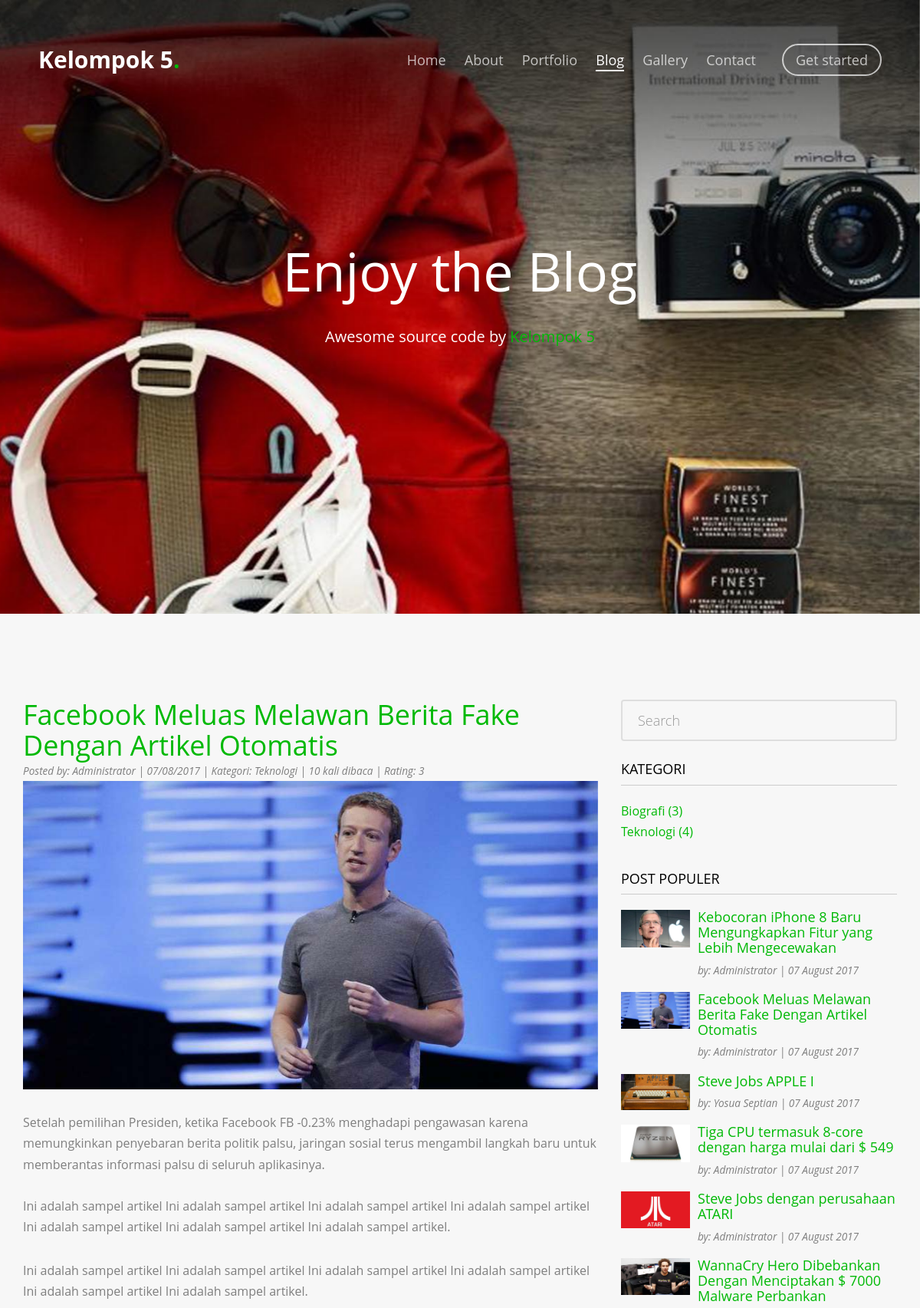
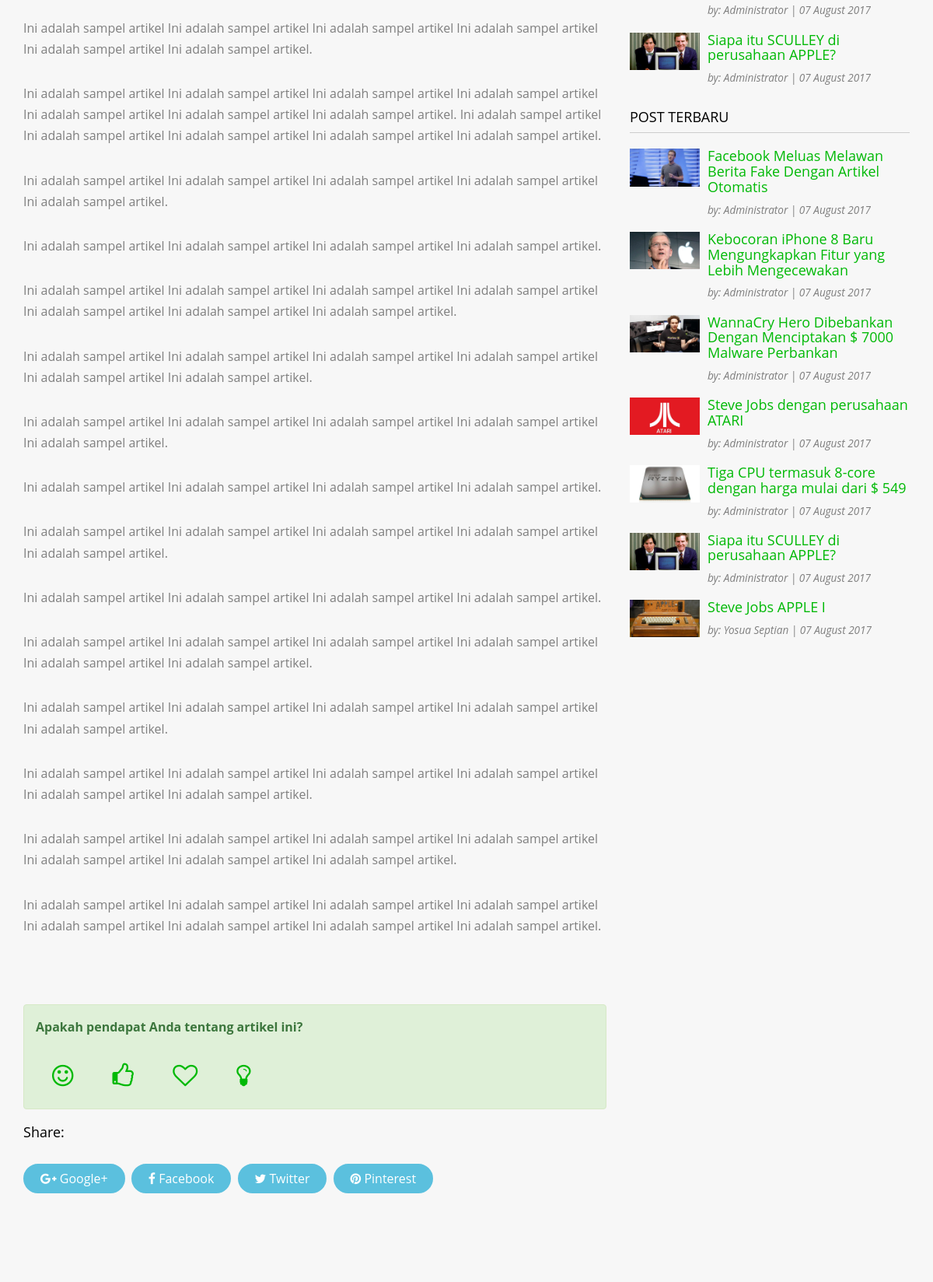
Page /artikel/facebook-meluas-melawan-berita-fake-dengan-artikel-otomatis.html (upper part) on the committed database (2 pictures, top to bottom).
### tables this page shows
CREATE TABLE IF NOT EXISTS `tbl_tulisan` (
  `tulisan_id` int(11) NOT NULL AUTO_INCREMENT,
  `tulisan_judul` varchar(200) DEFAULT NULL,
  `tulisan_isi` text,
  `tulisan_tanggal` timestamp NULL DEFAULT CURRENT_TIMESTAMP,
  `tulisan_kategori_id` int(11) DEFAULT NULL,
  `tulisan_kategori_nama` varchar(30) DEFAULT NULL,
  `tulisan_views` int(11) DEFAULT '0',
  `tulisan_gambar` varchar(40) DEFAULT NULL,
  `tulisan_pengguna_id` int(11) DEFAULT NULL,
  `tulisan_author` varchar(40) DEFAULT NULL,
  `tulisan_img_slider` int(2) NOT NULL DEFAULT '0',
  `tulisan_slug` varchar(250) DEFAULT NULL,
  `tulisan_rating` int(11) DEFAULT '0',
  PRIMARY KEY (`tulisan_id`),
  KEY `tulisan_kategori_id` (`tulisan_kategori_id`),
  KEY `tulisan_pengguna_id` (`tulisan_pengguna_id`)
);

CREATE TABLE IF NOT EXISTS `tbl_kategori` (
  `kategori_id` int(11) NOT NULL AUTO_INCREMENT,
  `kategori_nama` varchar(30) DEFAULT NULL,
  `kategori_tanggal` timestamp NULL DEFAULT CURRENT_TIMESTAMP,
  PRIMARY KEY (`kategori_id`)
);

### application/controllers/Blog.php (called while the page is built, shortened)
<?php
class Blog extends CI_Controller{
	function __construct(){
		$this->load->model('m_tulisan');
		$this->load->model('m_pengunjung');
	}
	function detail($slug){
		$data=$this->m_tulisan->get_berita_by_slug($slug);
		$q=$data->row_array();
		$kode=$q['tulisan_id'];
		$this->m_tulisan->count_views($kode);
		$x['rate']=$this->m_tulisan->cek_ip_rate($kode);
		$x['data']=$this->m_tulisan->get_berita_by_slug($slug);
		$x['populer']=$this->m_tulisan->get_tulisan_populer();
		$x['terbaru']=$this->m_tulisan->get_tulisan_terbaru();
		$x['kat']=$this->m_tulisan->get_kategori_for_blog();
		$this->load->view('v_blog_detail',$x);
	}
}

### index.php (called while the page is built, shortened)
<?php
require_once BASEPATH.'core/CodeIgniter.php';

### application/models/M_tulisan.php (called while the page is built, shortened)
<?php
class M_tulisan extends CI_Model{
	function get_berita_by_slug($slug){
		$hsl=$this->db->query("SELECT tbl_tulisan.*,DATE_FORMAT(tulisan_tanggal,'%d/%m/%Y') AS tanggal FROM tbl_tulisan where tulisan_slug='$slug'");
		return $hsl;
	}
	function count_views($kode){
        $user_ip=$_SERVER['REMOTE_ADDR'];
        $cek_ip=$this->db->query("SELECT * FROM tbl_post_views WHERE views_ip='$user_ip' AND views_tulisan_id='$kode' AND DATE(views_tanggal)=CURDATE()");
        if($cek_ip->num_rows() <= 0){
            $this->db->trans_start();
				$this->db->query("INSERT INTO tbl_post_views (views_ip,views_tulisan_id) VALUES('$user_ip','$kode')");
				$this->db->query("UPDATE tbl_tulisan SET tulisan_views=tulisan_views+1 where tulisan_id='$kode'");
			$this->db->trans_complete();
			if($this->db->trans_status()==TRUE){
				return TRUE;
			}else{
				return FALSE;
			}
        }
    }
    function get_tulisan_populer(){
		$hasil=$this->db->query("SELECT tbl_tulisan.*,DATE_FORMAT(tulisan_tanggal,'%d %M %Y') AS tanggal FROM tbl_tulisan ORDER BY tulisan_views DESC limit 10");
		return $hasil;
	}
	function get_tulisan_terbaru(){
		$hasil=$this->db->query("SELECT tbl_tulisan.*,DATE_FORMAT(tulisan_tanggal,'%d %M %Y') AS tanggal FROM tbl_tulisan ORDER BY tulisan_id DESC limit 10");
		return $hasil;
	}
	function get_kategori_for_blog(){
		$hasil=$this->db->query("SELECT COUNT(tulisan_kategori_id) AS jml,kategori_id,kategori_nama FROM tbl_tulisan JOIN tbl_kategori ON tulisan_kategori_id=kategori_id GROUP BY tulisan_kategori_id");
		return $hasil;
	}
}

### application/views/v_blog_detail.php (the view, shortened to what this page needs)
	<?php
        $b=$data->row_array();
        $url=base_url().'artikel/'.$b['tulisan_slug'];
	    $img=base_url().'assets/images/'.$b['tulisan_gambar'];
	    $title=$b['tulisan_judul'];
	    $author=$b['tulisan_author'];
	    $date=$b['tanggal'];
	    $kategori=$b['tulisan_kategori_nama'];
	    $isi=$b['tulisan_isi'];
	    $views=$b['tulisan_views'];
	    $rating=$b['tulisan_rating'];
    ?>
<!DOCTYPE html>
<html class="no-js">
	<head>
	<link rel="stylesheet" href="<?php echo base_url().'theme/css/animate.css'?>">
	<link rel="stylesheet" href="<?php echo base_url().'theme/css/icomoon.css'?>">
	<link rel="stylesheet" href="<?php echo base_url().'theme/css/bootstrap.css'?>">
	<link rel="stylesheet" href="<?php echo base_url().'theme/css/flexslider.css'?>">
	<link rel="stylesheet" href="<?php echo base_url().'theme/css/style.css'?>">
	<link rel="stylesheet" href="<?php echo base_url().'assets/font-awesome/css/font-awesome.min.css'?>">
	</head>
	<body>
	<div id="fh5co-page">
	<header id="fh5co-header" role="banner">
		<div class="container">
			<div class="header-inner">
				<h1><a href="<?php echo base_url().''?>">Kelompok 5<span>.</span></a></h1>
				<nav role="navigation">
					<ul>
						<li><a href="<?php echo base_url().''?>">Home</a></li>
						<li><a href="<?php echo base_url().'about'?>">About</a></li>
						<li><a href="<?php echo base_url().'portfolio'?>">Portfolio</a></li>
						<li class="active"><a href="<?php echo base_url().'artikel'?>">Blog</a></li>
						<li><a href="<?php echo base_url().'gallery'?>">Gallery</a></li>
						<li><a href="<?php echo base_url().'kontak'?>">Contact</a></li>
						<li class="cta"><a href="<?php echo base_url().'portfolio'?>">Get started</a></li>
					</ul>
				</nav>
			</div>
		</div>
	</header>
	<aside id="fh5co-hero" clsas="js-fullheight">
		<div class="flexslider js-fullheight">
			<ul class="slides">
		   	<li style="background-image: url(<?php echo base_url().'theme/images/slide_2.jpg'?>);">
		   		<div class="container">
		   			<div class="col-md-10 col-md-offset-1 text-center js-fullheight slider-text">
		   				<div class="slider-text-inner">
		   					<h2>Enjoy the Blog</h2>
		   					<p class="fh5co-lead"> Awesome source code by <a href="#" target="_blank">Kelompok 5</a></p>
		   				</div>
		   			</div>
		   		</div>
		   	</li>
		  	</ul>
	  	</div>
	</aside>
	<div class="fh5co-pricing">
		<div class="container">
			<div class="row">
					<div class="col-md-8">
						<h1 style="margin-bottom:0px;"><a href="<?php echo $url;?>"><?php echo $title;?></a></h1>
						<small><em>Posted by: <?php echo $author;?> | <?php echo $date;?> | Kategori: <?php echo $kategori;?> | <?php echo $views;?> kali dibaca | Rating: <?php echo $rating;?></em></small>
							<figure>
								<img src="<?php echo $img;?>" alt="" class="img-responsive">
							</figure>
							<?php echo $isi;?>
								<?php if($rate->num_rows()>0):?>
								<?php else:?>
								<div class="alert alert-success">
									<strong>Apakah pendapat Anda tentang artikel ini?</strong><br/><br/>
									<a class="btn btn-sm" href="<?php echo base_url().'blog/good/'.$b['tulisan_slug'];?>" title="Good"><i class="fa fa-smile-o fa-2x"></i></a>
									<a class="btn btn-sm" href="<?php echo base_url().'blog/like/'.$b['tulisan_slug'];?>" title="Like"><i class="fa fa-thumbs-o-up fa-2x"></i></a>
									<a class="btn btn-sm" href="<?php echo base_url().'blog/love/'.$b['tulisan_slug'];?>" title="Love"><i class="fa fa-heart-o fa-2x"></i></a>
									<a class="btn btn-sm" href="<?php echo base_url().'blog/genius/'.$b['tulisan_slug'];?>" title="Genius"><i class="fa fa-lightbulb-o fa-2x"></i></a>
								</div>
								<?php endif;?>
						<h4>Share:</h4>
						<div>
							<a class="popup2 btn btn-info btn-sm" href="https://plus.google.com/share?url=<?php echo $url; ?>" title="Bagikan ke Google+"><i class="fa fa-google-plus"></i> Google+</a>
							<a class="popup2 btn btn-info btn-sm" target="_parent" href="https://www.facebook.com/dialog/share?app_id=966242223397117&display=popup&href=<?php echo $url;?>" title="Bagikan ke Facebook"><i class="fa fa-facebook"></i> Facebook</a>
							<a class="popup2 btn btn-info btn-sm" href="http://twitter.com/share?source=sharethiscom&text=<?php echo $b['tulisan_judul'];?>&url=<?php echo $url; ?>&via=badoey" title="Bagikan ke Twitter"><i class="fa fa-twitter"></i> Twitter</a>
							<a class="popup2 btn btn-info btn-sm" href="javascript:void((function()%7Bvar%20e=document.createElement(&apos;script&apos;);e.setAttribute(&apos;type&apos;,&apos;text/javascript&apos;);e.setAttribute(&apos;charset&apos;,&apos;UTF-8&apos;);e.setAttribute(&apos;src&apos;,&apos;http://assets.pinterest.com/js/pinmarklet.js?r=&apos;+Math.random()*99999999);document.body.appendChild(e)%7D)());" title="Bagikan ke Pinterest"><i class="fa fa-pinterest"></i> Pinterest</a>
						</div>
					</div>
					<div class="col-md-4">
						<form class="search_form" action="<?php echo base_url().'blog/search'?>" method="post">
							<input type="text" name="xfilter" class="form-control" placeholder="Search" required>
						</form>
						<br/>
						<h4>KATEGORI</h4>
						<div style="border-bottom: 1px #ccc solid;margin-top:-20px;margin-bottom:20px;"></div>
						<ul class="list-unstyled">
						<?php foreach($kat->result() as $i):?>
							<li><a href="<?php echo base_url().'blog/kategori/'.$i->kategori_id;?>"><?php echo $i->kategori_nama.' ('.$i->jml.')';?></a></li>
						<?php endforeach;?>
						</ul>
						<br/>
						<h4>POST POPULER</h4>
						<div style="border-bottom: 1px #ccc solid;margin-top:-20px;margin-bottom:20px;"></div>
						<?php foreach ($populer->result() as $row) : ?>
						<div class="media">
							<div class="media-left">
								<a href="<?php echo base_url().'artikel/'.$row->tulisan_slug;?>">
									<img class="media-object" src="<?php echo base_url().'assets/images/'.$row->tulisan_gambar;?>" width="90">
								</a>
							</div>
							<div class="media-body">
								<h4 class="media-heading"><a href="<?php echo base_url().'artikel/'.$row->tulisan_slug;?>"><?php echo $row->tulisan_judul;?></a></h4>
								<span><small><i>by: <?php echo $row->tulisan_author;?> | <?php echo $row->tanggal;?></i></small></span>
							</div>
						</div>
						<?php endforeach;?>
						<br/>
						<h4>POST TERBARU</h4>
						<div style="border-bottom: 1px #ccc solid;margin-top:-20px;margin-bottom:20px;"></div>
						<?php foreach ($terbaru->result() as $row) : ?>
						<div class="media">
							<div class="media-left">
								<a href="<?php echo base_url().'artikel/'.$row->tulisan_slug;?>">
									<img class="media-object" src="<?php echo base_url().'assets/images/'.$row->tulisan_gambar;?>" width="90">
								</a>
							</div>
							<div class="media-body">
								<h4 class="media-heading"><a href="<?php echo base_url().'artikel/'.$row->tulisan_slug;?>"><?php echo $row->tulisan_judul;?></a></h4>
								<span><small><i>by: <?php echo $row->tulisan_author;?> | <?php echo $row->tanggal;?></i></small></span>
							</div>
						</div>
						<?php endforeach;?>
					</div>
			</div>
		</div>
	</div>
	</div>
	</body>
</html>

### rows in the picture
tbl_tulisan: tulisan_judul "Facebook Meluas Melawan Berita Fake Dengan Artikel Otomatis", tulisan_author "Administrator", tulisan_kategori_nama "Teknologi", tulisan_views "10", tulisan_rating "3", tulisan_gambar (picture), tulisan_isi "Setelah pemilihan Presiden, ketika Facebook FB -0.23% menghadapi pengawasan karena memungkinkan penyebaran berita politik palsu, jaringan sosial terus mengambil langkah baru untuk memberantas informasi palsu di seluruh aplikasinya. Ini adalah sampel artikel Ini adalah sampel artikel Ini adalah sampel artikel Ini adalah sampel artikel Ini adalah sampel artikel Ini adalah sampel artikel Ini adalah sampel artikel. Ini adalah sampel artikel Ini adalah sampel artikel Ini adalah sampel artikel Ini adalah sampel artikel Ini adalah sampel artikel Ini adalah sampel artikel. Ini adalah sampel artikel Ini adalah sampel artikel Ini adalah sampel artikel Ini adalah sampel artikel Ini adalah sampel…", tanggal "07 August 2017"
tbl_kategori: kategori_nama "Biografi", jml "3"
tbl_kategori: kategori_nama "Teknologi", jml "4"
tbl_tulisan: tulisan_gambar (picture), tulisan_judul "Kebocoran iPhone 8 Baru Mengungkapkan Fitur yang Lebih Mengecewakan", tulisan_author "Administrator", tanggal "07 August 2017"
tbl_tulisan: tulisan_gambar (picture), tulisan_judul "Steve Jobs APPLE I", tulisan_author "Yosua Septian", tanggal "07 August 2017"
tbl_tulisan: tulisan_gambar (picture), tulisan_judul "Tiga CPU termasuk 8-core dengan harga mulai dari $ 549", tulisan_author "Administrator", tanggal "07 August 2017"
tbl_tulisan: tulisan_gambar (picture), tulisan_judul "Steve Jobs dengan perusahaan ATARI", tulisan_author "Administrator", tanggal "07 August 2017"
tbl_tulisan: tulisan_gambar (picture), tulisan_judul "WannaCry Hero Dibebankan Dengan Menciptakan $ 7000 Malware Perbankan", tulisan_author "Administrator", tanggal "07 August 2017"
tbl_tulisan: tulisan_gambar (picture), tulisan_judul "Siapa itu SCULLEY di perusahaan APPLE?", tulisan_author "Administrator", tanggal "07 August 2017"

### other values in the picture
$date "07/08/2017"
